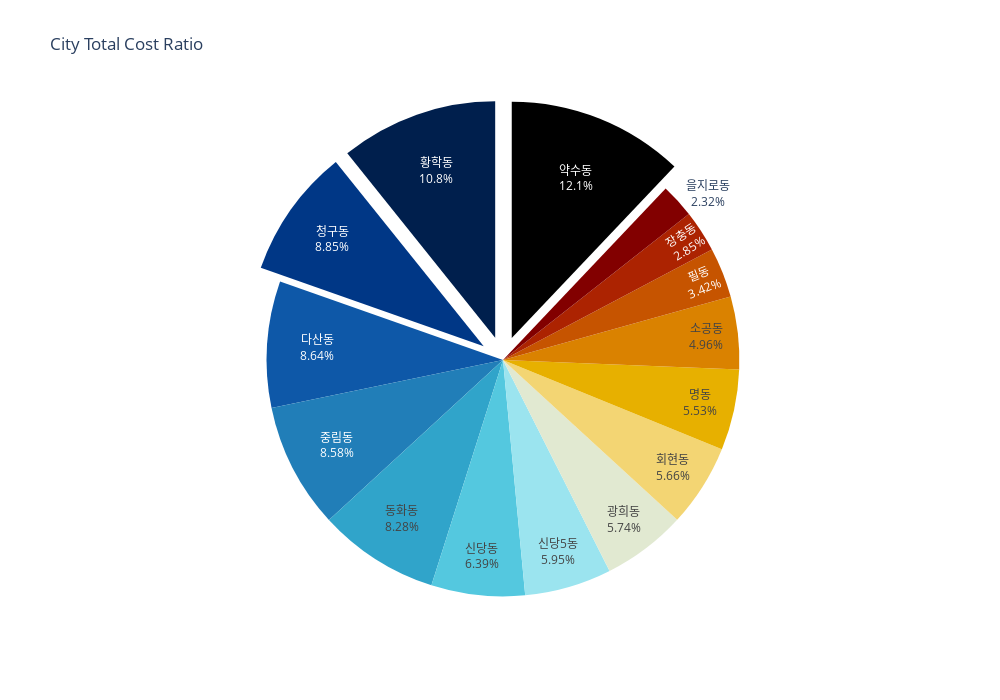

The cell this chart's notebook holds for it:
### Code cell
# 도시별 총액의 비율을 파이 차트로 시각화
fig = px.pie(cost_sum_by_city, 
             names=cost_sum_by_city.index, 
             values=cost_sum_by_city.values,
             title='City Total Cost Ratio',  # 파이 차트 제목 설정
             color_discrete_sequence=px.colors.cyclical.IceFire,  # 색상 설정
             custom_data=[cost_sum_by_city.values],  # 추가 정보를 custom_data로 설정
             labels={'customdata': 'Total Cost'},  # custom_data에 대한 레이블 설정
             )

# 레이블을 숫자 옆에 표시
fig.update_traces(textinfo='label+percent', pull=[0.1, 0.1, 0.1])  # pull을 사용하여 일부 조각을 분리
fig.update_layout(showlegend=False)
fig.update_layout(height=700, width=1000)

# 그림을 보여주기
fig.show()

### Figure 1 — Plotly figure (JSON) as saved in the notebook; plotly's stock layout.template omitted (floating-point values rounded to 4 significant figures)
{"data": [{"customdata": [[157497724638], [140289956139], [115371679333], [112676121166], [111812064895], [107917564068], [83364730515], [77537516775], [74871313654], [73736342886], [72046522541], [64666037954], [44596316596], [37172142758], [30264878129]], "domain": {"x": [0, 1], "y": [0, 1]}, "hovertemplate": "city_s=%{label}<br>value=%{value}<extra></extra>", "labels": ["약수동", "황학동", "청구동", "다산동", "중림동", "동화동", "신당동", "신당5동", "광희동", "회현동", "명동", "소공동", "필동", "장충동", "을지로동"], "legendgroup": "", "name": "", "pull": [0.1, 0.1, 0.1], "showlegend": true, "textinfo": "label+percent", "type": "pie", "values": [157497724638, 140289956139, 115371679333, 112676121166, 111812064895, 107917564068, 83364730515, 77537516775, 74871313654, 73736342886, 72046522541, 64666037954, 44596316596, 37172142758, 30264878129]}], "layout": {"height": 700, "legend": {"tracegroupgap": 0}, "piecolorway": ["#000000", "#001f4d", "#003786", "#0e58a8", "#217eb8", "#30a4ca", "#54c8df", "#9be4ef", "#e1e9d1", "#f3d573", "#e7b000", "#da8200", "#c65400", "#ac2301", "#820000", "#4c0000", "#000000"], "showlegend": false, "title": {"text": "City Total Cost Ratio"}, "width": 1000}}
